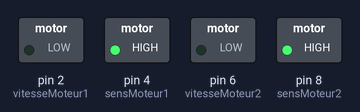
The sketch below on a simulated Arduino Uno, built with avr-gcc and run on an emulated ATmega328P. On the bench: switched loads named in the sketch (green lamp = pin HIGH).

Above: at 0.05 s.
At 3.75 s:
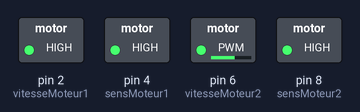
At 7.45 s:
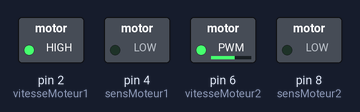
At 11.15 s:
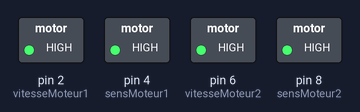
At 14.95 s:
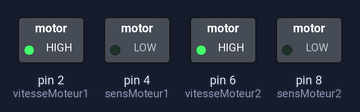
Timing chart, 0 to 19.5 s (numbered marks = the images above):
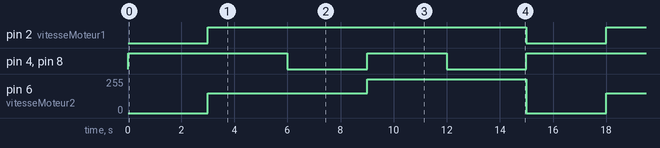

Measured:
- by itself, pin 2 (vitesseMoteur1): alternates HIGH for 12.0 s and LOW for 3.0 s
- by itself, pin 4 (sensMoteur1), pin 8 (sensMoteur2): repeats every 15.0 s: LOW 3.0 s, HIGH 3.0 s, LOW 3.0 s, HIGH 6.0 s
- by itself, pin 6 (vitesseMoteur2): repeats every 15.0 s: 255/255 6.0 s, 0/255 3.0 s, 150/255 6.0 s

The sketch:

essay_carte_propu.ino
```cpp
#include <Servo.h>

const int sensMoteur1=4; // Constante pour la broche 2
const int vitesseMoteur1=2; // Constante pour la broche 3
const int sensMoteur2=8; // Constante pour la broche 2
const int vitesseMoteur2=6; // Constante pour la broche 3


const int AVANT=1; // constante sens moteur
const int ARRIERE=0; // constante sens moteur

// --- Déclaration des constantes des broches analogiques ---


// --- Déclaration des variables globales ---

int vitesse=105; // variable de vitesse


void setup()
{
  //MD.attach(2); //PWM
  pinMode(sensMoteur1, OUTPUT);
  pinMode(vitesseMoteur1, OUTPUT);
  pinMode(sensMoteur2, OUTPUT);
  pinMode(vitesseMoteur2, OUTPUT);

  //MG.attach(4); //DIR
}

void loop()
{
  vitesse = 0;
  analogWrite(vitesseMoteur1, vitesse); // génère une impulsion PWM sur la broche de vitesse du moteur
  digitalWrite(sensMoteur1,AVANT); // Marche avant
  analogWrite(vitesseMoteur2, vitesse); // génère une impulsion PWM sur la broche de vitesse du moteur
  digitalWrite(sensMoteur2,AVANT); // Marche avant
  delay(3000);


  vitesse = 150;
  analogWrite(vitesseMoteur1, vitesse); // génère une impulsion PWM sur la broche de vitesse du moteur
  digitalWrite(sensMoteur1,AVANT); // Marche avant
  analogWrite(vitesseMoteur2, vitesse); // génère une impulsion PWM sur la broche de vitesse du moteur
  digitalWrite(sensMoteur2,AVANT); // Marche avant
  delay(3000);

  vitesse = 150;
  analogWrite(vitesseMoteur1, vitesse); // génère une impulsion PWM sur la broche de vitesse du moteur
  digitalWrite(sensMoteur1,ARRIERE); // Marche avant
  analogWrite(vitesseMoteur2, vitesse); // génère une impulsion PWM sur la broche de vitesse du moteur
  digitalWrite(sensMoteur2,ARRIERE); // Marche avant
  delay(3000);


  vitesse = 255;
  analogWrite(vitesseMoteur1, vitesse); // génère une impulsion PWM sur la broche de vitesse du moteur
  digitalWrite(sensMoteur1,AVANT); // Marche avant
  analogWrite(vitesseMoteur2, vitesse); // génère une impulsion PWM sur la broche de vitesse du moteur
  digitalWrite(sensMoteur2,AVANT); // Marche avant
  delay(3000);

  vitesse = 255;
  analogWrite(vitesseMoteur1, vitesse); // génère une impulsion PWM sur la broche de vitesse du moteur
  digitalWrite(sensMoteur1,ARRIERE); // Marche avant
  analogWrite(vitesseMoteur2, vitesse); // génère une impulsion PWM sur la broche de vitesse du moteur
  digitalWrite(sensMoteur2,ARRIERE); // Marche avant
  delay(3000);
  /*
  vitesse = vitesse + 50; // incrémente la vitesse
  if (vitesse>255) vitesse=105; //RAZ vitesse

  analogWrite(vitesseMoteur1, vitesse); // génère une impulsion PWM sur la broche de vitesse du moteur
  digitalWrite(sensMoteur1,AVANT); // Marche avant
  analogWrite(vitesseMoteur2, vitesse); // génère une impulsion PWM sur la broche de vitesse du moteur
  digitalWrite(sensMoteur2,AVANT); // Marche avant

  delay(3000);

  analogWrite(vitesseMoteur1, vitesse); // génère une impulsion PWM sur la broche de vitesse du moteur
  digitalWrite(sensMoteur1,ARRIERE); // Marche avant
  analogWrite(vitesseMoteur2, vitesse); // génère une impulsion PWM sur la broche de vitesse du moteur
  digitalWrite(sensMoteur2,ARRIERE); // Marche avant

  delay(3000);

  analogWrite(vitesseMoteur1,0); // génère une impulsion PWM sur la broche de vitesse du moteur
   analogWrite(vitesseMoteur2,0); // génère une impulsion PWM sur la broche de vitesse du moteur
  delay(3000);
  */


}
```
